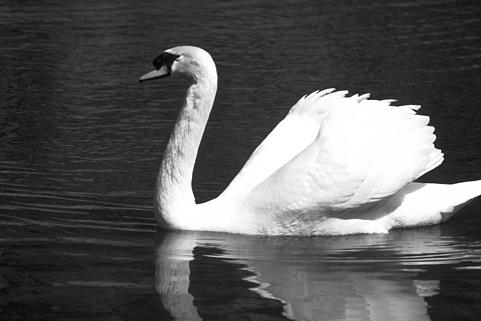
#> input picture Esercizi/eserc_interc/cigno.jpg, 481 x 321 px
$ python 2_EX.py
#> lines starting #> are read from the running program, lines starting #| are printed output that depends on the picture
# Import delle varie librerie
import numpy as np
import skimage.io as io
import matplotlib.pyplot as plt
import scipy.ndimage as ndi

def media_adattiva(x : np.array, T):
    k = int(np.sqrt(len(x)))
    x = np.reshape(x, (k,k))

    if np.var(x) < T:
        return np.mean(x)
    else:
        return np.mean(x[1:k-1,1:k-1])

def adapt_filter(x, k):
    # 1. Calcolo le varianze locali
    # var_loc = ndi.generic_filter(x, np.var, (k,k), mode="reflect")

    # 2. Definisco il valore di soglia
    x_flat = x.flatten()
    x_flat = np.sort(x_flat)
    T = x_flat[int(0.7*len(x_flat))]

    # 3. Vado a filtrare ogni blocco k,k con la funzione ad-hoc
    y = ndi.generic_filter(x, media_adattiva, (k,k), extra_keywords={"T":T})

    return y

def PSNR(x, y):
    p = 255.0  # Massimo valore rappresentabile
    mse = np.mean((x - y) ** 2)
    if mse == 0:
        return float('inf')  # Le immagini sono identiche
    psnr = 10 * np.log10(p ** 2 / mse)
    return psnr

def add_noise(x, std):
    # Genero il rumore
    M,N = x.shape
    n = std*np.random.randn(M,N)

    # Calcolo l'immagine rumorosa
    noisy = x + n

    return noisy

if __name__=="__main__":

    # Carico l'immagine
    x = io.imread("cigno.jpg")
#> x is the input picture: shape (321, 481); min 0, max 255, mean 89.6
    x = np.float32(x)

    std = 25
    noisy = add_noise(x, std)
#> in add_noise, `noisy = x + n`:
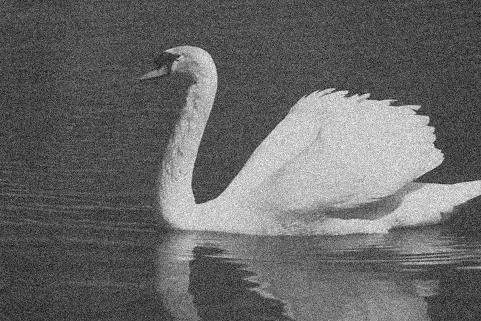
#> noisy: shape (321, 481) float64; min -84.3, max 345.5, mean 89.8; drawn with min black and max white

    # Visualizzazione immagine originale + rumorosa
    plt.figure()

    plt.subplot(1,2,1)
    plt.imshow(x, clim=[0,255],cmap="gray")
    plt.title("Originale")

    plt.subplot(1,2,2)
    plt.imshow(noisy, clim=[0,255], cmap="gray")
    plt.title("Rumorosa")

    # RISOLUZIONE

    k_list = [3, 5, 7, 9]
    adapt_psnr = []
    media_psnr = []

    for i in k_list:
#> (the run stopped early here; a loop or call above may not have finished)
